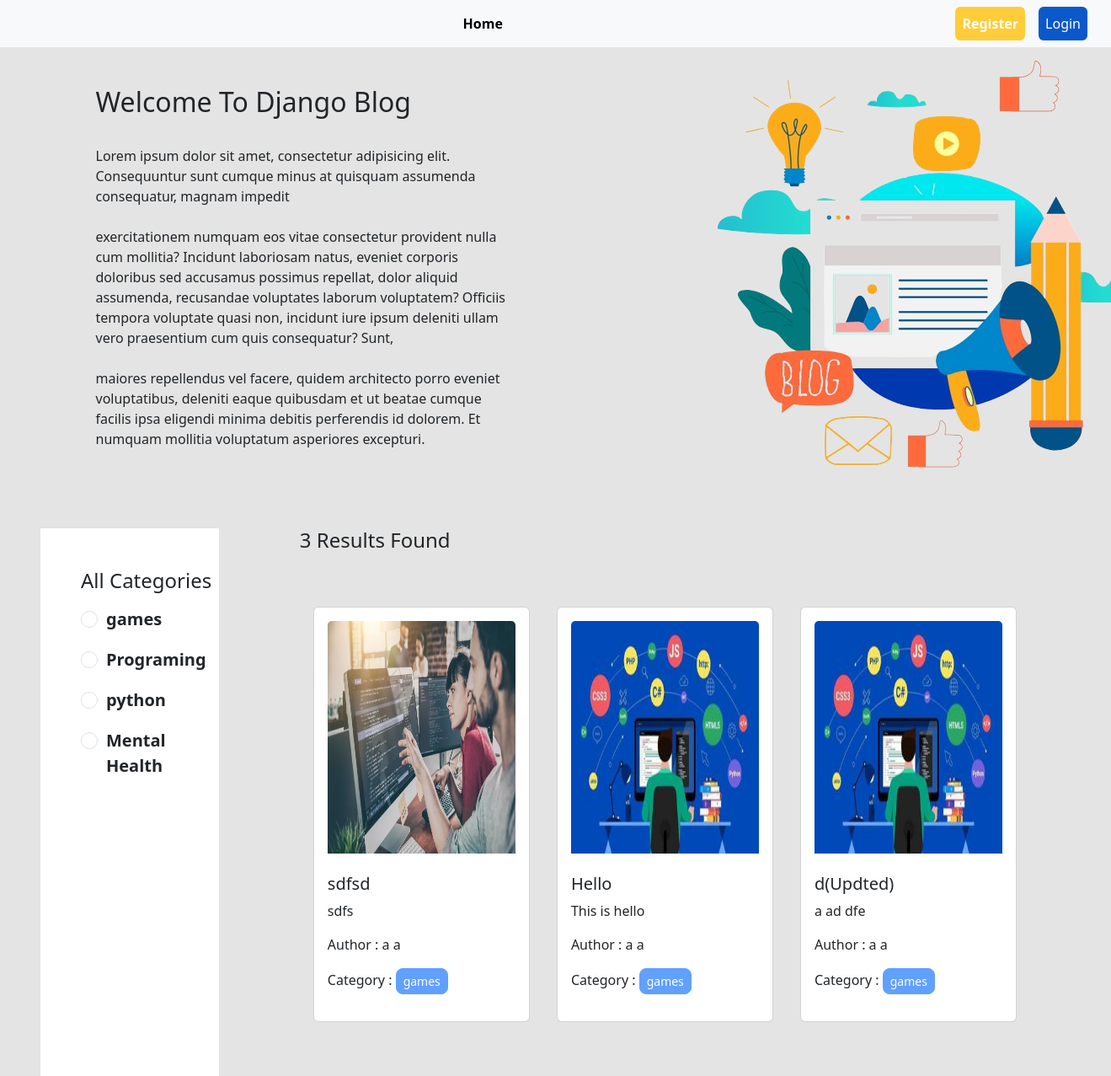
The app's page /category/games/, older data.
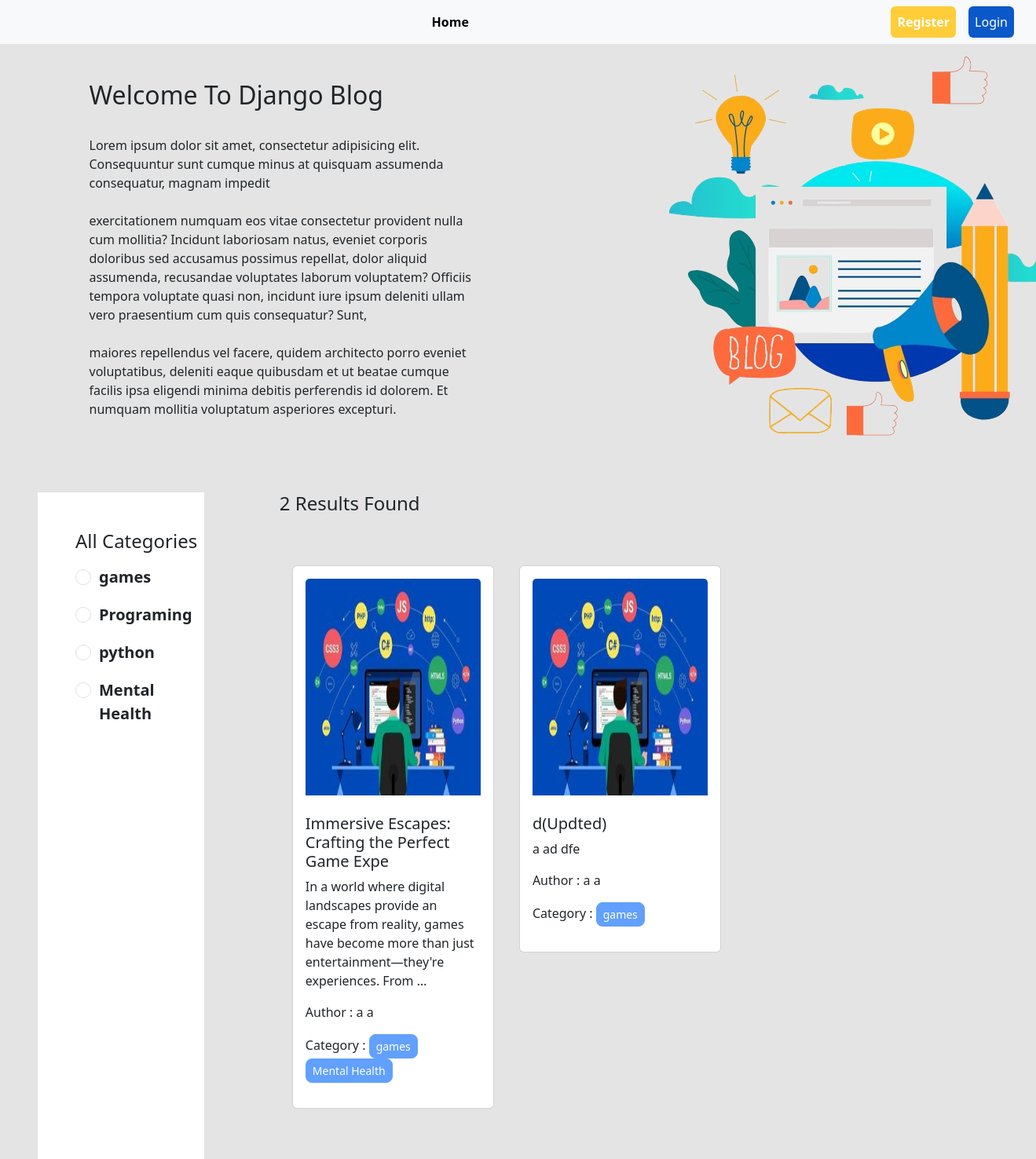
The same page, newer data.
### categories/models.py (models this page shows, shortened)
class Category(models.Model):
    name = models.CharField(max_length=100)
    slug = models.SlugField(max_length=100,unique=True, null=True, blank=True)

### posts/models.py (models this page shows, shortened)
class Post(models.Model):
    title = models.CharField(max_length=50)
    content = models.TextField()
    category = models.ManyToManyField(Category)
    author = models.ForeignKey(User, on_delete=models.CASCADE)
    image = models.ImageField(upload_to='posts/media/uploads/',blank = True, null = True)

### blog_project/views.py (the view)
# urls.py: 2. Add a URL to urlpatterns:  path('', views.home, name='home')
def home(request, category_slug = None):
    data = Post.objects.all()
    if category_slug is not None:
        category = Category.objects.get(slug = category_slug)
        data = Post.objects.filter(category = category)
    categories = Category.objects.all()
    return render(request,'home.html', {'data': data,'category':categories})

### templates/home.html (shortened to what this page needs)
{% extends "base.html" %}
{% load static %}
{% block content%}
    <div class="d-flex justify-content-between align-items-center     container p-4 mt-5">
        <div class="col-6 pe-5">
            <h2 class='py-4'>Welcome To Django Blog</h2>
            <p>Lorem ipsum dolor sit amet, consectetur adipisicing elit. Consequuntur sunt cumque minus at quisquam assumenda consequatur, magnam impedit
                <br>
                <br>
                 exercitationem numquam eos vitae consectetur provident nulla cum mollitia? Incidunt laboriosam natus, eveniet corporis doloribus sed accusamus possimus repellat, dolor aliquid assumenda, recusandae voluptates laborum voluptatem? Officiis tempora voluptate quasi non, incidunt iure ipsum deleniti ullam vero praesentium cum quis consequatur? Sunt,
                 <br> <br>
                 maiores repellendus vel facere, quidem architecto porro eveniet voluptatibus, deleniti eaque quibusdam et ut beatae cumque facilis ipsa eligendi minima debitis perferendis id dolorem. Et numquam mollitia voluptatum asperiores excepturi.</p>
        </div>
        <div style='padding-left:12rem' class="col-6">
            <img src="{% static 'top_banner.png'%}" alt="">
        </div>
    </div>
    <div class="d-flex flex-wrap ms-5">
        <div class="col-2 mt-5 pt-5 ps-5 bg-white">
            <h4>All Categories</h4>
            {% for cat in category %}
                <div class="form-check py-2 fs-5 fw-bold">
                    <label class="form-check-label" for="{{cat.id}}">
                        <a class='text-decoration-none text-dark' href="{% url 'category_wise_post' cat.slug%}">
                            <input class="form-check-input" type="radio" name="category" id="{{cat.id}}" />
                            {{cat.name}}
                        </a>
                    </label>
                </div>
            {% endfor %}
        </div>
        <div class="col-10">
            <h4 class='mt-5 ms-5 ps-5'>{{data | length}} Results Found</h4>
            <div class="d-flex flex-wrap px-5 m-5 ">
                {% for post in data%}
                 <div class="col-sm-4 p-3">
                     <div class="card">
                     <div class="card-body">
                        <img style='height:300px' src="{{post.image.url}}" alt="" class="card-img-top pb-4">
                         <h5 class="card-title"><a class='text-decoration-none text-dark' href="{%url 'detail_post' post.id %}">{{post.title}}</a></h5>
                         <p class="card-text">{{post.content | truncatewords:20}}</p>
                         <p class='card-text'>Author : {{post.author.first_name}} {{post.author.last_name}}</p>
                         <p>
                             Category :
                             {% for cat in post.category.all %}
                             <button class='btn btn-primary btn-sm disabled rounded rounded-3'>{{cat.name}}</button>
                             {% endfor%}
                         </p>
                     </div>
                     </div>
                 </div>
                {% endfor%}
            </div>
        </div>
    </div>
{% endblock %}

Row changes from the older to the newer data that the page shows:
no longer on this page (row edited): Post: image (picture), title "sdfsd", content "sdfs", author.first_name "a", author.last_name "a", Category (name "games")
changed Post: title "Hello" → "Immersive Escapes: Crafting the Perfect Game Expe"; content "This is hello" → "In a world where digital landscapes provide an escape from reality, games have become more than just entertainment—they're experiences. From …"; gains Category (name "Mental Health")
Text that changed along with them:
{{ data | length }}: "3" → "2"
